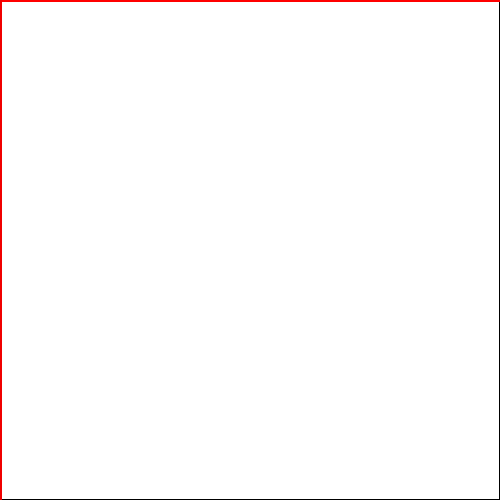
Frame 1 (no input)
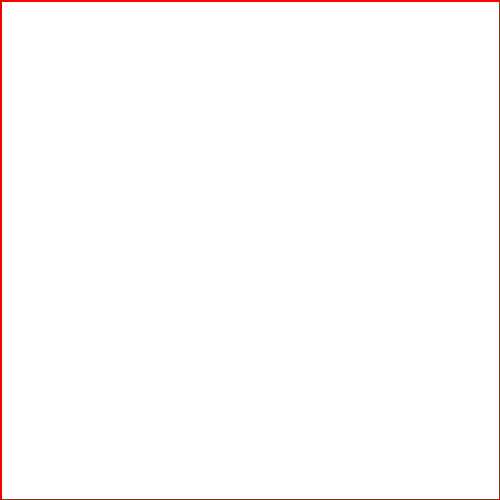
Frame 60 (the mouse pressed at the canvas centre just before this capture)
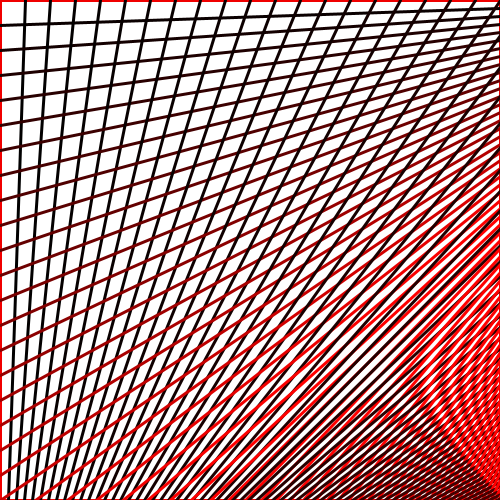
Frame 120 (the mouse held since frame 60 and released just before this capture)

The Processing sketch that drew these frames (run headless with seeded random() and noise(); from frame 60 on, the mouse is pressed at the canvas centre):

// Processing sketch: processing_37331
// ── processing_37331.pde

int endX = 500;
int gap  = 10;
int numLines = 200;
void setup()
{
size(500,500);
background(255);
strokeWeight(3);
stroke(0,0,0);
smooth();

/*
line(10,10,endX,10);
line(10,10+gap,endX,gap);
line(10,10+2*gap,endX,2*gap);
line(10,10+3*gap,endX,3*gap);
line(10,10+4*gap,endX,4*gap);
line(10,5*gap,endX,5*gap);

for (x < 6)
  {
    line(10, 10 + x*10,400, 10 + x*10);
  }
  */
  
}
void draw()
{
fill(255,255,255);
rect(0,0,width,height);
stroke(0,0,0);
for(int i=1; i<=numLines; i++)
{
stroke(10*i,0,0);
line(0,mouseX/10*i,endX,mouseY/30*i);
stroke(1.2*i,0,0);
line(mouseY/10*i,0,mouseX/30*i,endX);
}
}
